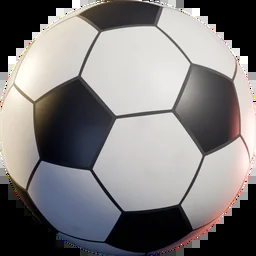
#> input picture assets/img/ball-256.webp, 256 x 256 px
$ python -i align3.py   (imports and definitions only)   (older library calls are emulated)
#> lines starting #> are read from the running program, lines starting #| are printed output that depends on the picture
#> further down, picture is the input picture: shape (256, 256, 3); mean B, G, R 124.9, 125, 127.8
import cv2, numpy as np
from align import load, matte
def gm(im):
    g = cv2.cvtColor(im, cv2.COLOR_BGR2GRAY); gx = cv2.Sobel(g, cv2.CV_32F, 1, 0); gy = cv2.Sobel(g, cv2.CV_32F, 0, 1)
#> after `g = cv2.cvtColor(im, cv2.COLOR_BGR2GRAY)`:
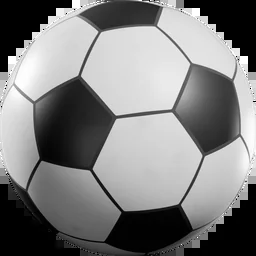
#> g: shape (256, 256); min 0, max 255, mean 125.8
#> after `gx = cv2.Sobel(g, cv2.CV_32F, 1, 0)`:
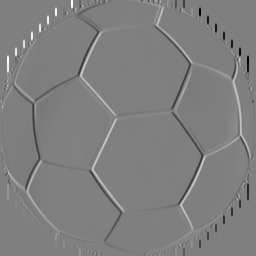
#> gx: shape (256, 256) float32; min -1020, max 1020, mean 0.3; drawn with min black and max white
#> after `gy = cv2.Sobel(g, cv2.CV_32F, 0, 1)`:
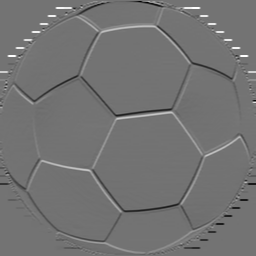
#> gy: shape (256, 256) float32; min -845, max 1020, mean -1.5; drawn with min black and max white
    m = np.sqrt(gx*gx+gy*gy); return cv2.GaussianBlur(m/(m.max()+1e-6), (0,0), 1.5)
#> after `m = np.sqrt(gx * gx + gy * gy)`:
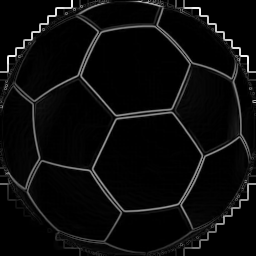
#> m: shape (256, 256) float32; min 0, max 1081.9, mean 51.1; drawn with min black and max white
#> after `return cv2.GaussianBlur(m / (m.max() + 1e-06), (0, 0), 1.5)`:
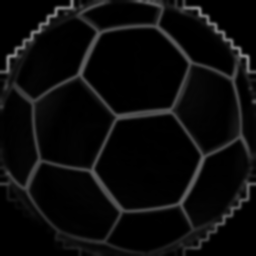
#> returned value: shape (256, 256) float32; min 0, max 0.517, mean 0.0473
def find(court, tag, s=0.68):
    K = load(f'{tag}_{court}_k.png'); W = load(f'{tag}_{court}_w.png'); a = matte(K, W)
    F = cv2.imread(f'/home/claude/orig/load_{court}.jpg').astype(np.float32)/255
    ys, xs = np.nonzero(a > .5); x0, x1, y0, y1 = xs.min(), xs.max(), ys.min(), ys.max()
    Ks = cv2.resize(K, None, fx=s, fy=s, interpolation=cv2.INTER_AREA)
    yb = int(min(y1*s, y0*s + 700))
    T = Ks[int(y0*s):yb, int(x0*s):int(x1*s)]
    r = cv2.matchTemplate(gm(F), gm(T), cv2.TM_CCOEFF_NORMED); _, mv, _, ml = cv2.minMaxLoc(r)
    return mv, ml[0]-x0*s, ml[1]-y0*s
# [2 lines not run here, left out]

>>> import cv2
>>> picture = cv2.imread('../../assets/img/ball-256.webp')
>>> result = gm(picture)
